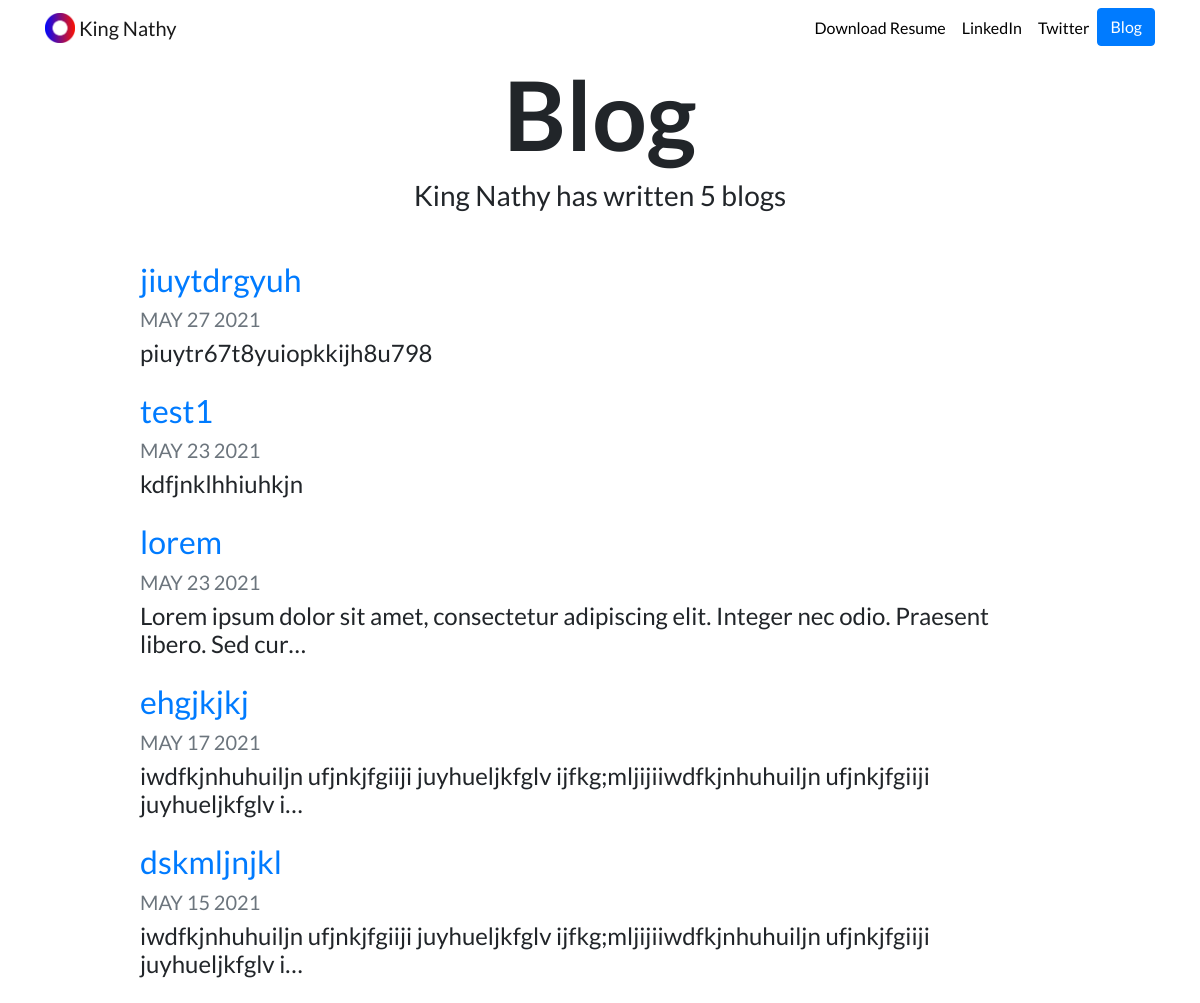
Screenshot of /blog/ with the database file from the repository.
### blog/models.py (models this page shows, shortened)
class Blogproj(models.Model):
    title = models.CharField(max_length=200)
    description = models.TextField(max_length=3000)
    date = models.DateField()

### blog/views.py (the view)
# urls.py: path('', views.all_blogs, name = 'all_blogs'),
def all_blogs(request):
    blogproj = Blogproj.objects.order_by('-date')
    return render(request, 'blog/all_blogs.html', {'blogproj':blogproj})

### blog/templates/blog/all_blogs.html
{% extends "portfolio/base.html" %}
{% load static %}
{% block content %}
<h1 id="blogtitle" class="font-weight-bold text-center">Blog</h1>
<h3 class="text-center mb-5">King Nathy has written {{ blogproj.count }} blog{{ blogproj.count|pluralize }}</h3>
{% for blog in blogproj %}
<div class="row justify-content-center my-3">
  <div class="col-md-10">
    <a href="{% url 'blog:detail' blog.id %}">
      <h2>{{ blog.title }}</h2>
    </a>
    <h5 class="text-muted">{{ blog.date|date:'M d Y'|upper }}</h5>
    <h4>{{ blog.description|striptags|truncatechars:100 }}</h4>
  </div>
</div>
{% endfor %}
{% endblock %}

### portfolio/static/portfolio/custom.css (style rules this page uses)
body { font-family: 'Lato', sans-serif; }
#blogtitle { font-size: 6rem; }

### rows the page displays
Blogproj: title "jiuytdrgyuh", date "MAY 27 2021", description "piuytr67t8yuiopkkijh8u798"
Blogproj: title "test1", date "MAY 23 2021", description "kdfjnklhhiuhkjn"
Blogproj: title "lorem", date "MAY 23 2021", description "Lorem ipsum dolor sit amet, consectetur adipiscing elit. Integer nec odio. Praesent libero. Sed cur…"
Blogproj: title "ehgjkjkj", date "MAY 17 2021", description "iwdfkjnhuhuiljn ufjnkjfgiiji juyhueljkfglv ijfkg;mljijiiwdfkjnhuhuiljn ufjnkjfgiiji juyhueljkfglv i…"
Blogproj: title "dskmljnjkl", date "MAY 15 2021", description "iwdfkjnhuhuiljn ufjnkjfgiiji juyhueljkfglv ijfkg;mljijiiwdfkjnhuhuiljn ufjnkjfgiiji juyhueljkfglv i…"

### other values shown
{{ blogproj.count }} "5"
